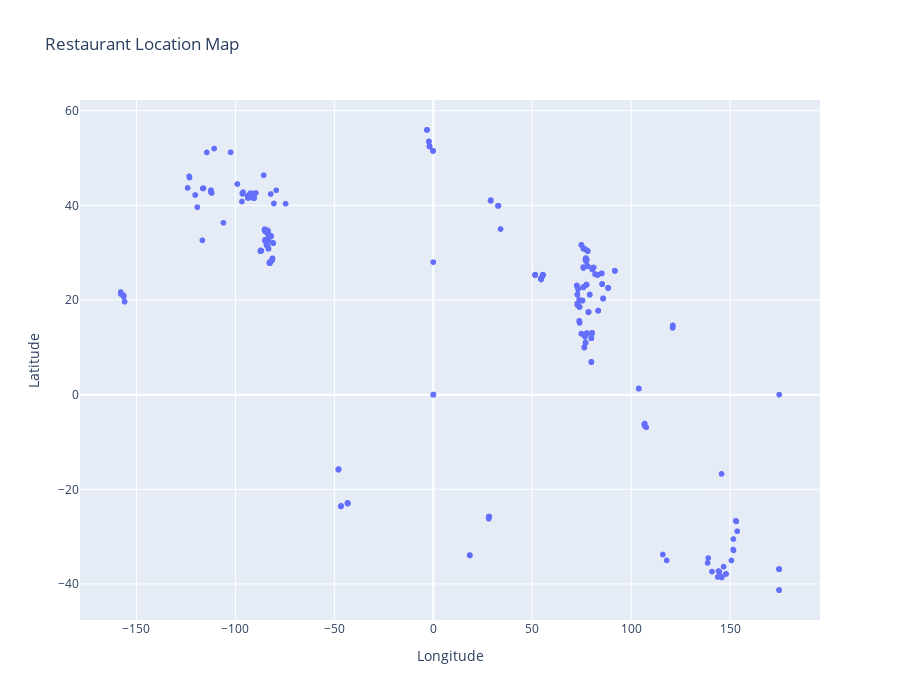

Notebook cell for this chart:
### Markdown cell above
#### 1. Visualize the locations of restaurants on a map using latitude and longitude information.

### Code cell
fig = px.scatter(
    df,
    x="Longitude",
    y="Latitude",
    hover_name="Restaurant Name", 
    hover_data=["City", "Aggregate rating"],
    title=" Restaurant Location Map",
    width=900,
    height=700
)
fig.show()

### Figure 1 — Plotly figure (JSON) as saved in the notebook; plotly's stock layout.template omitted (floating-point values rounded to 4 significant figures; data arrays with more than 128 entries replaced by an {"elided": "..."} marker saying what was removed)
{"data": [{"customdata": {"elided": "9551x2 mixed values"}, "hovertemplate": "<b>%{hovertext}</b><br><br>Longitude=%{x}<br>Latitude=%{y}<br>City=%{customdata[0]}<br>Aggregate rating=%{customdata[1]}<extra></extra>", "hovertext": {"elided": "9551 str values"}, "legendgroup": "", "marker": {"color": "#636efa", "symbol": "circle"}, "mode": "markers", "name": "", "showlegend": false, "type": "scattergl", "x": {"elided": "9551 float values"}, "xaxis": "x", "y": {"elided": "9551 float values"}, "yaxis": "y"}], "layout": {"height": 700, "legend": {"tracegroupgap": 0}, "title": {"text": " Restaurant Location Map"}, "width": 900, "xaxis": {"anchor": "y", "autorange": true, "domain": [0, 1], "range": [-178.5, 195.4], "title": {"text": "Longitude"}, "type": "linear"}, "yaxis": {"anchor": "x", "autorange": true, "domain": [0, 1], "range": [-47.62, 62.26], "title": {"text": "Latitude"}, "type": "linear"}}}
